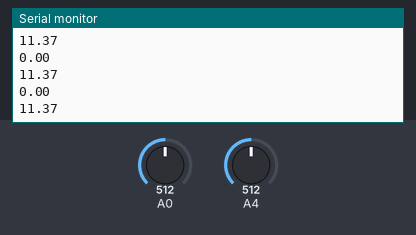
Simulated run of this sketch. Board: Arduino Uno, built with avr-gcc and run on an emulated ATmega328P. On the bench: the last lines printed to the serial monitor. The inputs (shaded band) are chosen by the test bench; at power-on: A0 = 512, A4 = 512.

Above: at 1.3 s.
1.4 s: A0 set to 716
At 1.81 s:
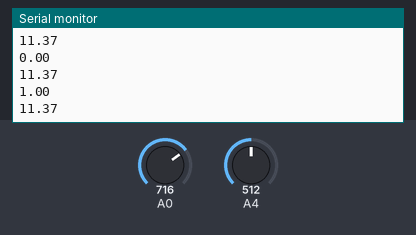
2.9 s: A4 set to 716
At 3.32 s:
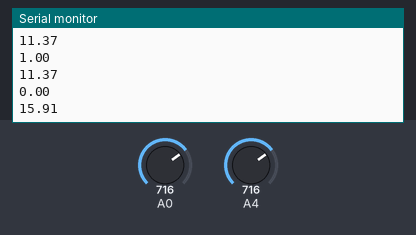
4.4 s: A0 set to 900
At 4.82 s:
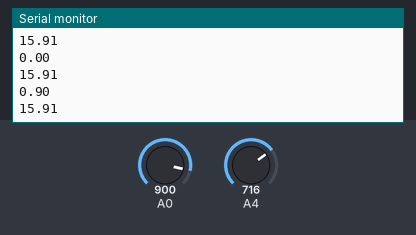
5.9 s: A4 set to 900
At 6.32 s:
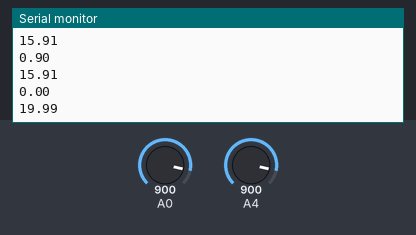
Timing chart, 0 to 8.4 s (numbered marks = the images above; inputs shaded):
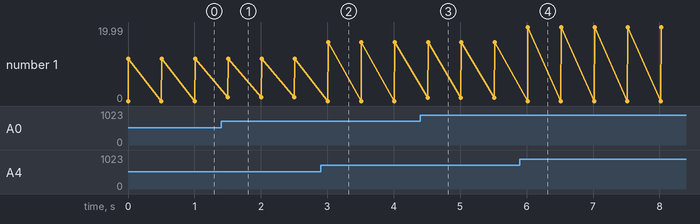

The sketch:

with_pot.ino
```cpp
int pot;
int led;

float I = 0;
float V1 = 0;
float V2 = 0;
float R1=220;
float Vd = 0;

void setup() {
  // put your setup code here, to run once:
  Serial.begin(9600);
  pinMode(A4, INPUT);
  pinMode(A0, INPUT);
}

void loop() {

  V1 = (float(analogRead(A0))/1023)*5;
  V2 = (float(analogRead(A4))/1023)*5;
  Vd = V1-V2;
  I=(V2/R1)*1000;
  Serial.println(Vd);
  //Serial.print("x");
  //Serial.print(" //// ");
  Serial.println(I);

  delay(500);
}
```

Measured:
- after the input at 1.4 s, the serial monitor: prints a new line after 0.10 s (image 1)
- after the input at 2.9 s, the serial monitor: prints a new line after 0.11 s (image 2)
- after the input at 4.4 s, the serial monitor: prints a new line after 0.11 s (image 3)
- after the input at 5.9 s, the serial monitor: prints a new line after 0.12 s (image 4)
- plotted number 1: 11.37 → 15.91 after the input at 2.9 s, 15.91 → 19.99 after the input at 5.9 s
